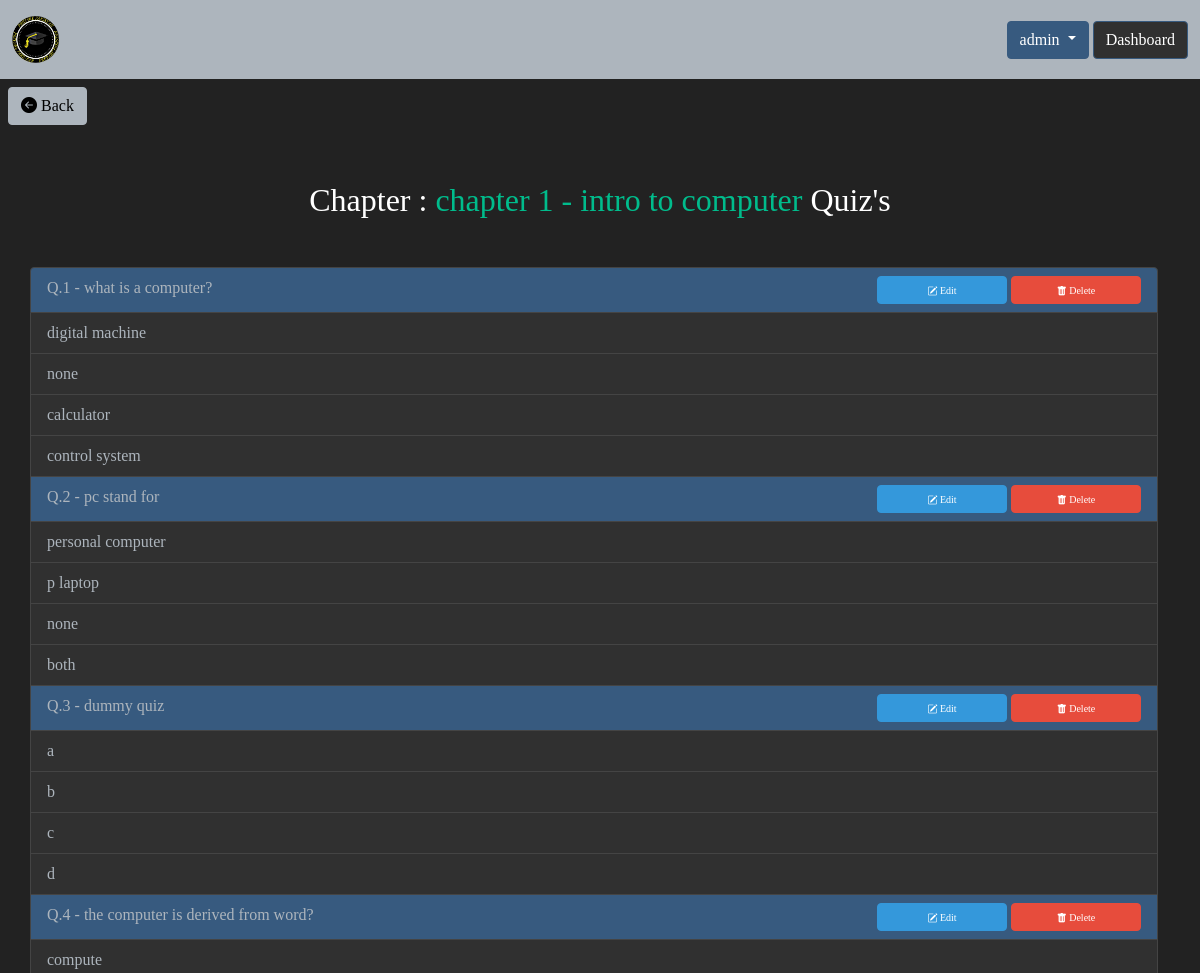
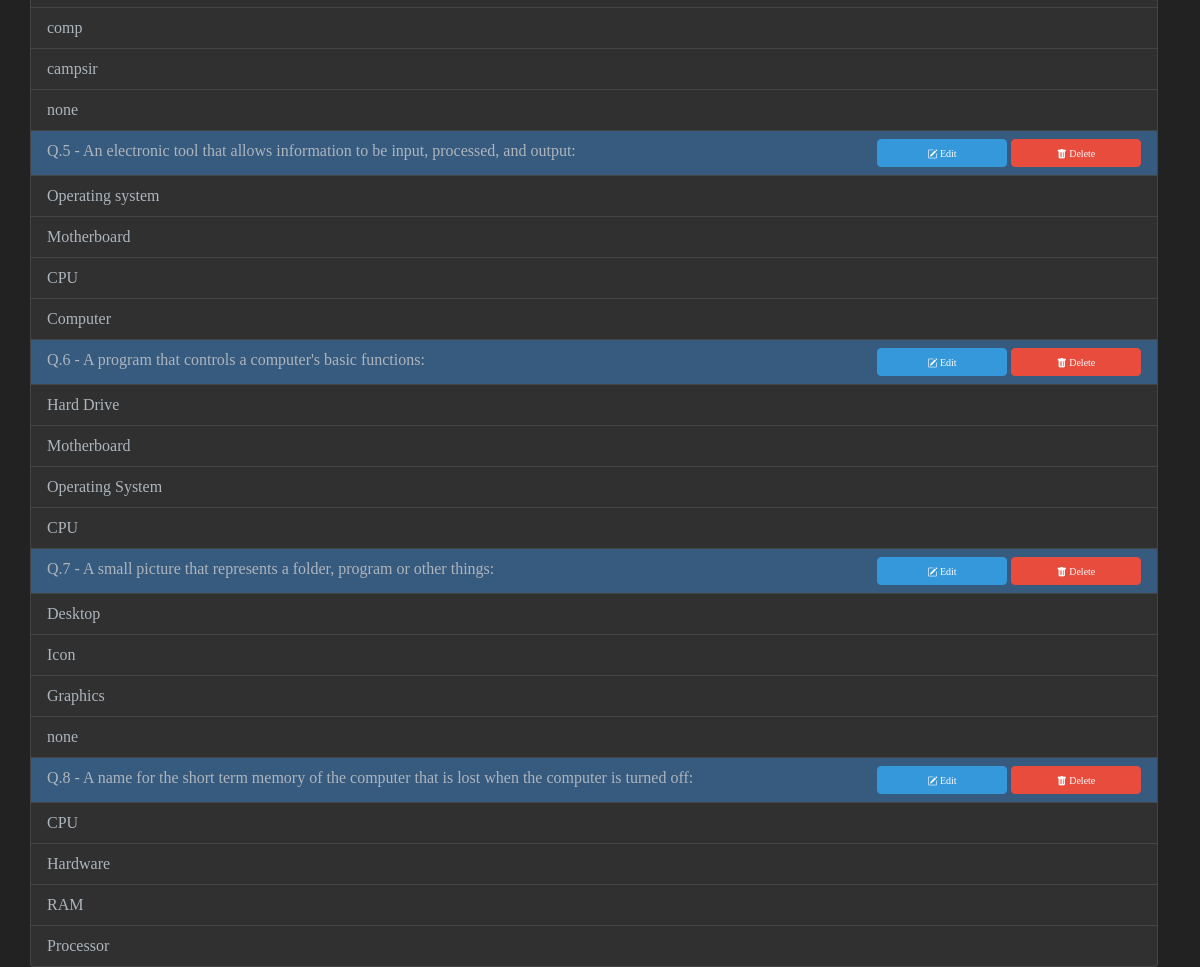
Screenshot of /chapter-quizes.php?chapter_id=36 (signed in) with the database file from the repository (2 pictures, top to bottom).
### tables this page shows
CREATE TABLE `users` (
  `id` int(5) NOT NULL,
  `username` varchar(50) NOT NULL,
  `fullname` varchar(255) NOT NULL,
  `email` varchar(200) NOT NULL,
  `password` varchar(64) NOT NULL,
  `type` int(2) NOT NULL,
  `phone` varchar(100) NOT NULL,
  `bio` varchar(500) NOT NULL,
  `street` varchar(500) NOT NULL,
  `city` varchar(100) NOT NULL,
  `state` varchar(20) NOT NULL,
  `zipcode` varchar(20) NOT NULL,
  `token` varchar(500) NOT NULL
);

CREATE TABLE `chapters` (
  `id` int(20) NOT NULL,
  `name` varchar(255) NOT NULL,
  `chapter_file` varchar(500) NOT NULL,
  `subject_id` int(20) NOT NULL,
  `user_id` int(20) NOT NULL
);

CREATE TABLE `questions` (
  `id` int(20) NOT NULL,
  `question` varchar(255) NOT NULL,
  `option1` varchar(50) NOT NULL,
  `option2` varchar(50) NOT NULL,
  `option3` varchar(50) NOT NULL,
  `option4` varchar(50) NOT NULL,
  `correct_answer` varchar(50) NOT NULL,
  `quiz_id` int(20) NOT NULL,
  `user_id` int(20) NOT NULL
);

### chapter-quizes.php (the view, shortened to what this page needs)
<?php
include "database/connection.php";
if (isset($_SESSION['loggedIn'])) {
    $session_email = $_SESSION['loggedIn'];
    $user_query = "SELECT * FROM users WHERE email = '$session_email'";
    $user_result = mysqli_query($conn, $user_query);
    $user_data = mysqli_fetch_assoc($user_result);
    $db_type = $user_data['type'];
    if ($db_type == 0 || $db_type == 2) {
?>
        <!DOCTYPE html>
        <html lang="en">
        <head>
            <link rel="stylesheet" href="css/bootstrap.min.css">
            <link rel="stylesheet" href="css/adminDashboard.css">
            <link rel="stylesheet" href="https://cdn.jsdelivr.net/npm/bootstrap-icons@1.5.0/font/bootstrap-icons.css">
        </head>
        <body style="overflow-x: hidden;">
            <?php include "includes/header.php"; ?>
            <a href="add-quizes.php"><button type="button" class="btn btn-light m-2" data-bs-toggle="tooltip" data-bs-placement="bottom" title="Back to Dashboard"><i class="bi bi-arrow-left-circle-fill"></i> Back</button></a>
            <div class="container">
                <div class="row justify-content-center">
                    <?php
                    if (isset($_GET['chapter_id'])) {
                        $chapter_id = $_GET['chapter_id'];
                        $query1 = mysqli_query($conn, "SELECT chapters.name , quizes.id FROM chapters LEFT JOIN quizes ON quizes.chapter_id = '$chapter_id'");
                        $fetch_data = mysqli_fetch_assoc($query1);
                        $chapter_name = $fetch_data['name'];
                        $quiz_id = $fetch_data['id'];
                        $query2 = mysqli_query($conn, "SELECT * FROM questions WHERE quiz_id = '$quiz_id'");
                    ?>
                        <h3 class="text-center m-5">Chapter : <span class="text-success"><?php echo $chapter_name; ?> </span>Quiz's</h3>
                        <div class="list-group">
                            <?php
                            $count = 0;
                            while ($row = mysqli_fetch_assoc($query2)) {
                                $count++;
                                echo "<span  class='list-group-item list-group-item-action bg-primary'>
                                <span style='float:left'>
                                    <span class='text-light'>Q.$count - </span>
                                    <span class='text-light'>$row[question]</span>
                                </span>
                                <span style='float:right'>
                                    <button onclick='fetchQuestionId.call(this)' type='button' id='$row[id]' value='$row[question]0@#$%&*$row[option1]0@#$%&*$row[option2]0@#$%&*$row[option3]0@#$%&*$row[option4]0@#$%&*$row[correct_answer]'  class='btn btn-info actions' data-toggle='modal' data-target='#updateQuestion' ><i class='bi bi-pencil-square' ></i> Edit</button>
                                    <button onclick='fetchQuestionId.call(this)' type='button' id='$row[id]'  class='btn btn-danger actions float-right' data-toggle='modal' data-target='#deleteQuestion' ><i class='bi bi-trash-fill'></i> Delete</button>
                                </span>
                            </span>";
                                echo "<span  class='list-group-item list-group-item-action'>
                            <span class='text-light'>$row[option1]</span>
                            </span>";
                                echo "<span  class='list-group-item list-group-item-action'>
                            <span class='text-light'>$row[option2]</span>
                            </span>";
                                echo "<span  class='list-group-item list-group-item-action '>
                            <span class='text-light'>$row[option3]</span>
                            </span>";
                                echo "<span  class='list-group-item list-group-item-action '>
                            <span class='text-light'>$row[option4]</span>
                            </span>";
                            }
                            ?>
                        </div>
                    <?php
                    }
                    ?>
                </div>
            </div>
        </body>
        </html>
<?php
    } else {
        header("Location: user-dashboard.php");
    }
} else {
    header("Location: login-form.php");
}
?>

### includes/header.php (shortened to what this page needs)
<?php
include "database/connection.php";
?>
<link rel="stylesheet" href="../css/header.css">
<nav class="navbar navbar-expand-lg navbar-light bg-light" style="font-weight:bold">
  <div class="container-fluid">
    <img src="images/logo.png" alt="Logo is here" width="4%">
    <?php
    if (isset($_SESSION['loggedIn'])) {
      $sql_user = mysqli_query($conn, "SELECT * FROM users WHERE email = '$_SESSION[loggedIn]'");
      $fetch_data = mysqli_fetch_assoc($sql_user);
    ?>
      <?php
    }
    ?>
    <div class="auth">
      <?php
      if (isset($_SESSION['loggedIn'])) {
      ?>
        <div class="dropdown mr-5">
          <button class="btn btn-primary dropdown-toggle" type="button" id="dropdownMenuButton" data-toggle="dropdown" aria-haspopup="true" aria-expanded="false">
            <?php
            echo $fetch_username = $fetch_data['username'];
            ?>
          </button>
          <a href="user-dashboard.php" class="btn btn-primary bg-dark text-ligh" type="button">Dashboard</a>
        </div>
      <?php
      }
      ?>
    </div>
  </div>
</nav>

### css/adminDashboard.css (style rules this page uses)
* { padding:0; margin:0; font-family: montserrat; }
body { background-color: #222222; }

### css/header.css (style rules this page uses)
.auth { float: right; }

### chapter-quizes.php (style rules this page uses)
.actions { width: 130px; height: 28px; font-size: 10px; padding-top: -10px; }
body { overflow-x: hidden; }

### rows the page displays
users: username "admin"
chapters: name "chapter 1 - intro to computer"
questions: question "what is a computer?", option1 "digital machine", option2 "none", option3 "calculator", option4 "control system"
questions: question "pc stand for", option1 "personal computer", option2 "p laptop", option3 "none", option4 "both"
questions: question "dummy quiz", option1 "a", option2 "b", option3 "c", option4 "d"
questions: question "the computer is derived from word?", option1 "compute", option2 "comp", option3 "campsir", option4 "none"
questions: question "An electronic tool that allows information to be input, processed, and output:", option1 "Operating system", option2 "Motherboard", option3 "CPU", option4 "Computer"
questions: question "A program that controls a computer's basic functions:", option1 "Hard Drive", option2 "Motherboard", option3 "Operating System", option4 "CPU"
questions: question "A small picture that represents a folder, program or other things:", option1 "Desktop", option2 "Icon", option3 "Graphics", option4 "none"
questions: question "A name for the short term memory of the computer that is lost when the computer is turned off:", option1 "CPU", option2 "Hardware", option3 "RAM", option4 "Processor"
